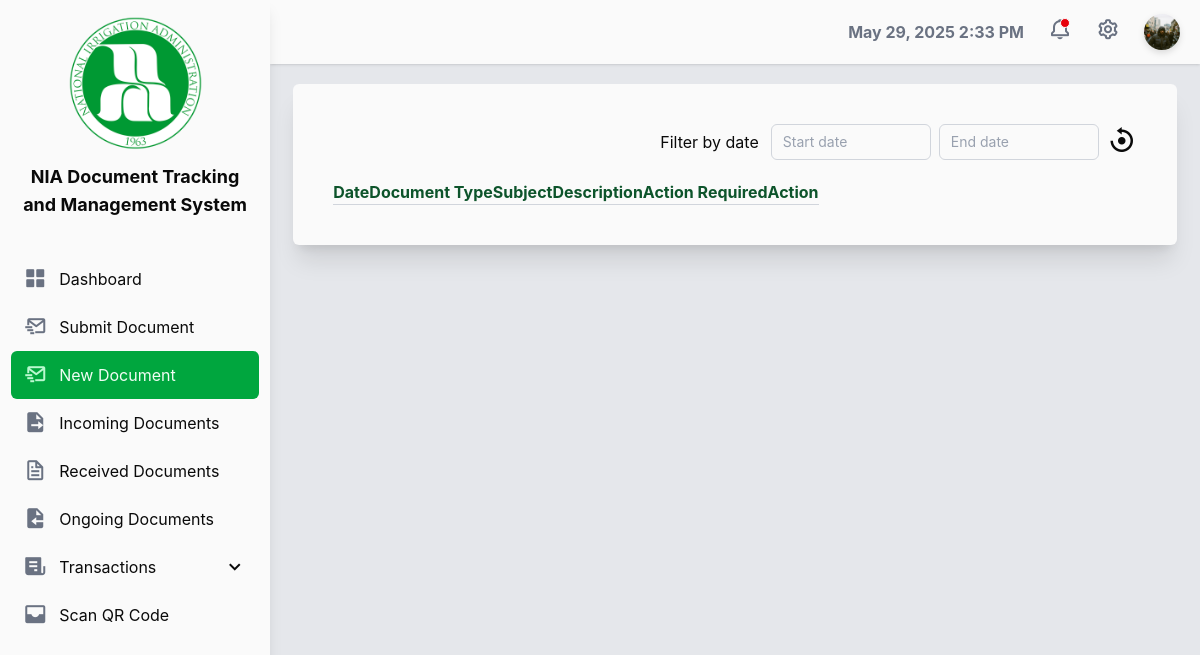
Page /views/handler/newly-created-docs.php (signed in) on the earlier database version.
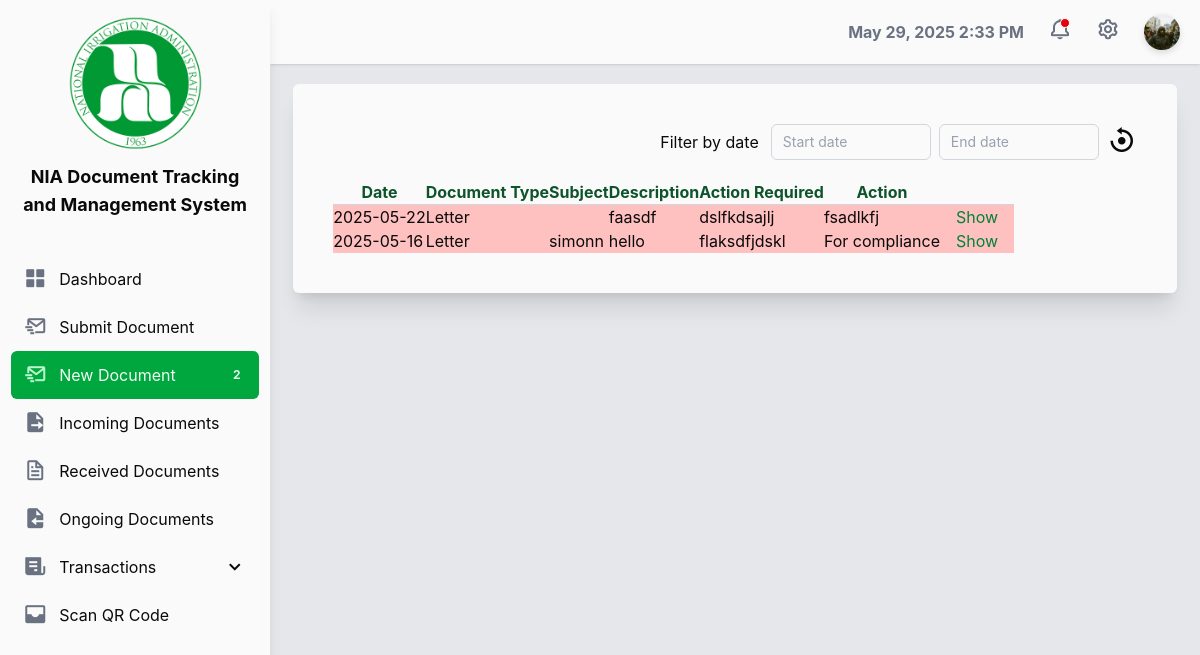
Same page on the later database version.
### tables this page shows
CREATE TABLE `tbl_handler_incoming` (
  `id` bigint(250) NOT NULL,
  `user_id` bigint(250) DEFAULT NULL,
  `office_name` varchar(250) DEFAULT NULL,
  `docu_id` bigint(250) DEFAULT NULL,
  `status` varchar(250) DEFAULT 'notyetreceive',
  `updated_at` timestamp NOT NULL DEFAULT current_timestamp(),
  `receive_at` timestamp NOT NULL DEFAULT current_timestamp()
);

CREATE TABLE `tbl_uploaded_document` (
  `id` bigint(250) NOT NULL,
  `qr_filename` text DEFAULT NULL,
  `pdf_filename` text DEFAULT NULL,
  `document_code` varchar(250) DEFAULT NULL,
  `document_type` varchar(250) DEFAULT NULL,
  `document_size` text DEFAULT NULL,
  `sender_id` bigint(250) DEFAULT NULL,
  `sender` varchar(250) DEFAULT NULL,
  `from_office` varchar(250) DEFAULT NULL,
  `subject` varchar(250) DEFAULT NULL,
  `description` varchar(250) DEFAULT NULL,
  `data_source` varchar(250) DEFAULT NULL,
  `required_action` varchar(250) DEFAULT NULL,
  `status` text DEFAULT NULL,
  `completed` varchar(250) DEFAULT 'no',
  `prev_office` varchar(250) DEFAULT NULL,
  `cur_office` varchar(250) DEFAULT NULL,
  `action_requested` varchar(250) DEFAULT NULL,
  `document_date` date DEFAULT NULL,
  `uploaded_at` timestamp NOT NULL DEFAULT current_timestamp(),
  `updated_at` timestamp NULL DEFAULT current_timestamp()
);

### connection.php (called while the page is built, shortened)
<?php
$env_protocol = isset($_SERVER['HTTPS']) && $_SERVER['HTTPS'] === 'on' ? 'https' : 'http';
$env_basePath = $env_protocol . '://' . $_SERVER['HTTP_HOST'] . '/document-tracking/';
?>

### views/handler/newly-created-docs.php (the view, shortened to what the changed rows need)
<?php
require '../../connection.php';
?>
<?php require 'template/top-template.php'; ?>
<?php
$user_id = $_SESSION['userid'];
try {
    $docu_query = "SELECT tbl_handler_incoming.receive_at as date_receive, tbl_handler_incoming.*, tbl_uploaded_document.*
    FROM tbl_handler_incoming
    JOIN tbl_uploaded_document ON tbl_handler_incoming.docu_id = tbl_uploaded_document.id
    WHERE tbl_handler_incoming.user_id = :user_id
    AND tbl_handler_incoming.status = 'notyetreceive'
    AND tbl_uploaded_document.completed != 'pulled'
    ORDER BY tbl_handler_incoming.receive_at DESC";
    $stmt = $pdo->prepare($docu_query);
    $stmt->bindParam(':user_id', $user_id);
    $stmt->execute();
    $results = $stmt->fetchAll(PDO::FETCH_ASSOC);
} catch (\Throwable $th) {
    echo $th;
    exit;
}
?>
<div class="self-center bg-neutral-50 mt-5 p-10 w-[95%] rounded-md shadow-xl">
    <table id="mainTable" class="hover stripe">
        <thead class="text-green-900 border-b-1 border-b-gray-300 font-bold rounded-full">
            <tr>
                <th>Date</th>
                <th>Document Type</th>
                <th>Subject</th>
                <th>Description</th>
                <th>Action Required</th>
                <th>Action</th>
            </tr>
        </thead>
        <tbody>
            <?php foreach ($results as $detail) { ?>
                <tr style="<?php
                            $uploadedTimestamp = strtotime($detail['uploaded_at']);
                            $currentTimestamp = time();
                            $threeDaysInSeconds = 3 * 24 * 60 * 60;
                            $fiveDaysInSeconds = 5 * 24 * 60 * 60;
                            if ($currentTimestamp - $uploadedTimestamp > $fiveDaysInSeconds) {
                                echo 'background-color: #FFC0C0;';
                            } elseif ($currentTimestamp - $uploadedTimestamp > $threeDaysInSeconds) {
                                echo 'background-color: #FFEC94;';
                            }
                            ?>">
                    <td>
                        <?php echo date('Y-m-d', strtotime($detail['uploaded_at'])); ?>
                    </td>
                    <td>
                        <?php echo $detail['document_type'] ?>
                    </td>
                    <td>
                        <?php echo $detail['sender'] ?>
                    </td>
                    <td>
                        <?php echo $detail['subject'] ?>
                    </td>
                    <td>
                        <?php echo $detail['description'] ?>
                    </td>
                    <td>
                        <?php echo $detail['required_action'] ?>
                    </td>
                    <td class="text-right">
                        <a href="accept-decline.php?id=<?php echo $detail['id']; ?>&from=external"
                            class="px-4 py-0.5 rounded-sm cursor-pointer text-green-700 shadow-xs-1 hover:text-green-900">
                            Show
                        </a>
                    <?php } ?>
                    </td>
                </tr>
                        </td>
                    </tr>
        </tbody>
    </table>
</div>
<?php require 'template/bottom-template.php'; ?>

### views/handler/template/top-template.php (shortened to what the changed rows need)
<?php
$user_id = $_SESSION['userid'];
require '../../connection.php';
try {
    $user_id = $_SESSION['userid'];
} catch (\Throwable $th) {
    echo $th;
    exit;
}
$docu_query = "SELECT COUNT(*) as count
                FROM tbl_handler_incoming
                JOIN tbl_uploaded_document ON tbl_handler_incoming.docu_id = tbl_uploaded_document.id
                WHERE tbl_handler_incoming.user_id = :user_id
                AND tbl_handler_incoming.status = 'notyetreceive'
                AND tbl_uploaded_document.completed != 'pulled'";
$stmt = $pdo->prepare($docu_query);
$stmt->bindParam(':user_id', $user_id);
$stmt->execute();
$result = $stmt->fetch(PDO::FETCH_ASSOC);
$countNewDocument = $result['count'];
?>
<!DOCTYPE html>
<html lang="en">
<head>
    <link rel="stylesheet" href="<?php echo $env_basePath; ?>assets/sweetalert/sweetalert2.min.css">
    <link rel="stylesheet" href="<?php echo $env_basePath; ?>assets/cloudflare/all.min.css">
    <link rel="stylesheet" href="<?php echo $env_basePath; ?>assets/datatable/datatables.min.css">
    <link rel="stylesheet" href="<?php echo $env_basePath; ?>assets/css/boxicons.min.css">
    <link rel="stylesheet" href="<?php echo $env_basePath; ?>assets/css/fontawesome.css">
    <link rel="stylesheet" href="<?php echo $env_basePath; ?>assets/css/brands.css">
    <link rel="stylesheet" href="<?php echo $env_basePath; ?>assets/css/solid.css">
    <link rel="stylesheet" href="<?php echo $env_basePath; ?>assets/css/output.css">
</head>
<body class="bg-gray-200 text-neutral-950 flex h-full">
    <aside class="bg-neutral-50 w-[270px] shrink-0 shadow-lg flex flex-col gap-9 min-h-screen sticky top-0"
        id="sidebar">
        <div class="flex flex-col items-center mt-4 gap-3">
            <h1 class="text-lg font-bold text-center w-10/12" id="sidebarTitle">
                NIA Document Tracking and Management System
            </h1>
        </div>
        <div>
            <div class="flex justify-center">
                <a href="newly-created-docs.php"
                    class="navigation justify-between select-none flex gap-3 p-3 w-11/12 rounded-md hover:bg-neutral-200 cursor-pointer sidebar-item items-center">
                    <?php if ($countNewDocument > 0) { ?>
                        <div class="rounded-full w-5 h-5 p-1
                                        bg-green-600 text-green-100 flex justify-center
                                        items-center text-xs font-bold">
                            <p class="">
                                <?php echo $countNewDocument; ?>
                            </p>
                        </div>
                    <?php } ?>
                </a>
            </div>
        </div>
    </aside>
    <main class="flex flex-col flex-1">

Differences in the rows shown:
added tbl_handler_incoming: docu.uploaded_at "2025-05-22", docu.document_type "Letter", docu.subject "faasdf", docu.description "dslfkdsajlj", docu.required_action "fsadlkfj"
added tbl_handler_incoming: docu.uploaded_at "2025-05-16", docu.document_type "Letter", docu.sender "simonn", docu.subject "hello", docu.description "flaksdfjdskl", docu.required_action "For compliance"
Other differences:
$countNewDocument: (not shown) → "2"
